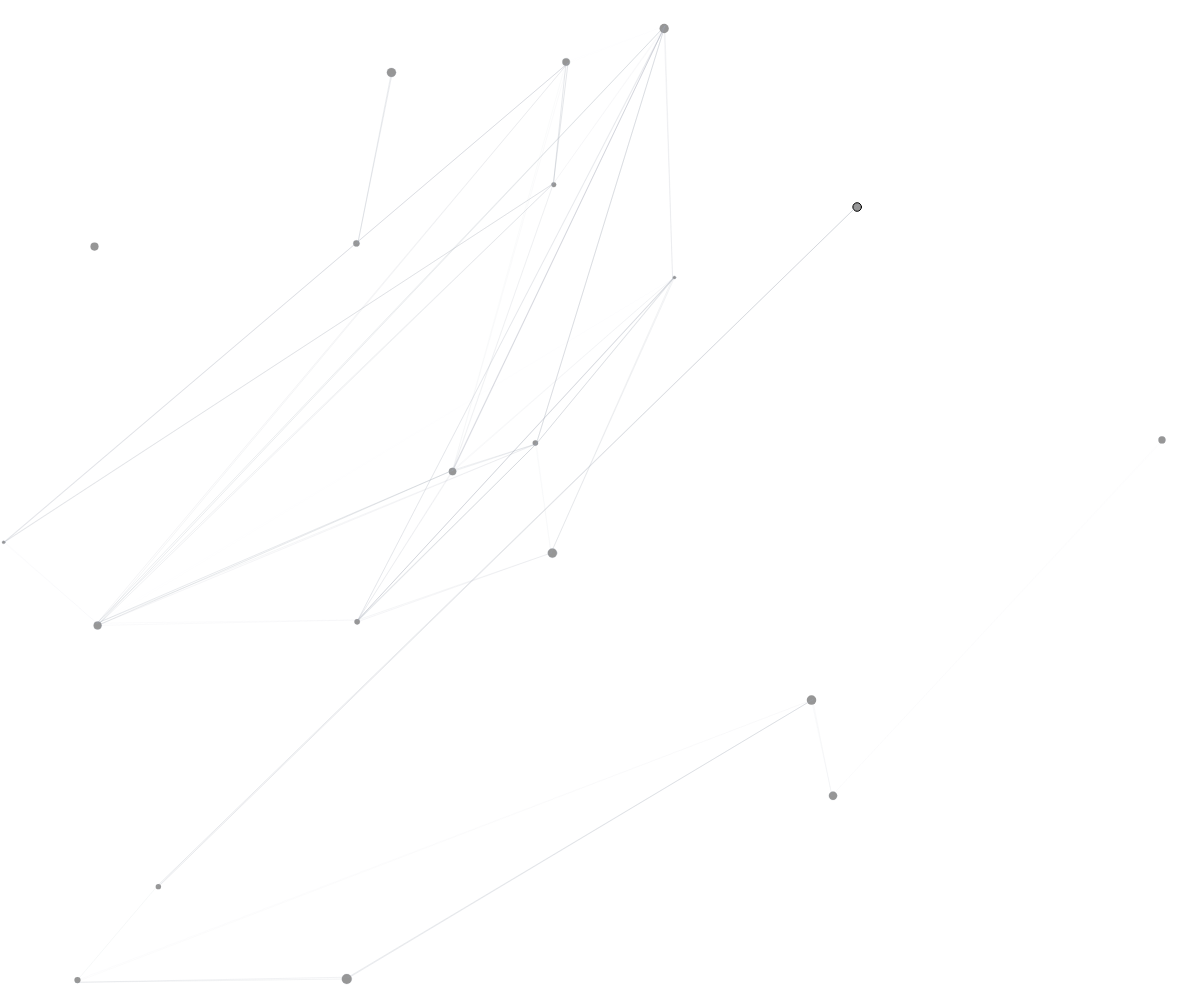
Frame 1 (no input)
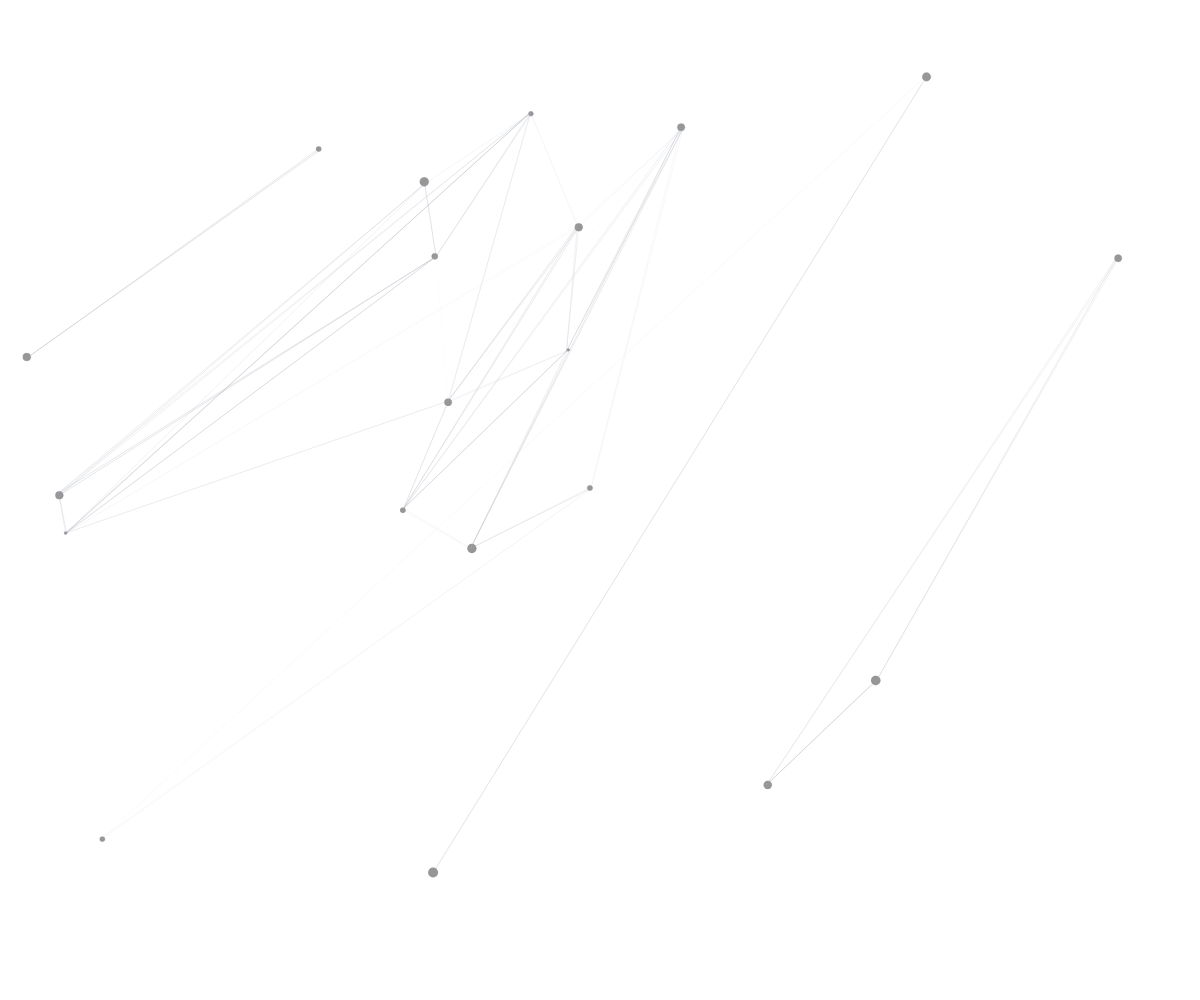
Frame 60 (no input)
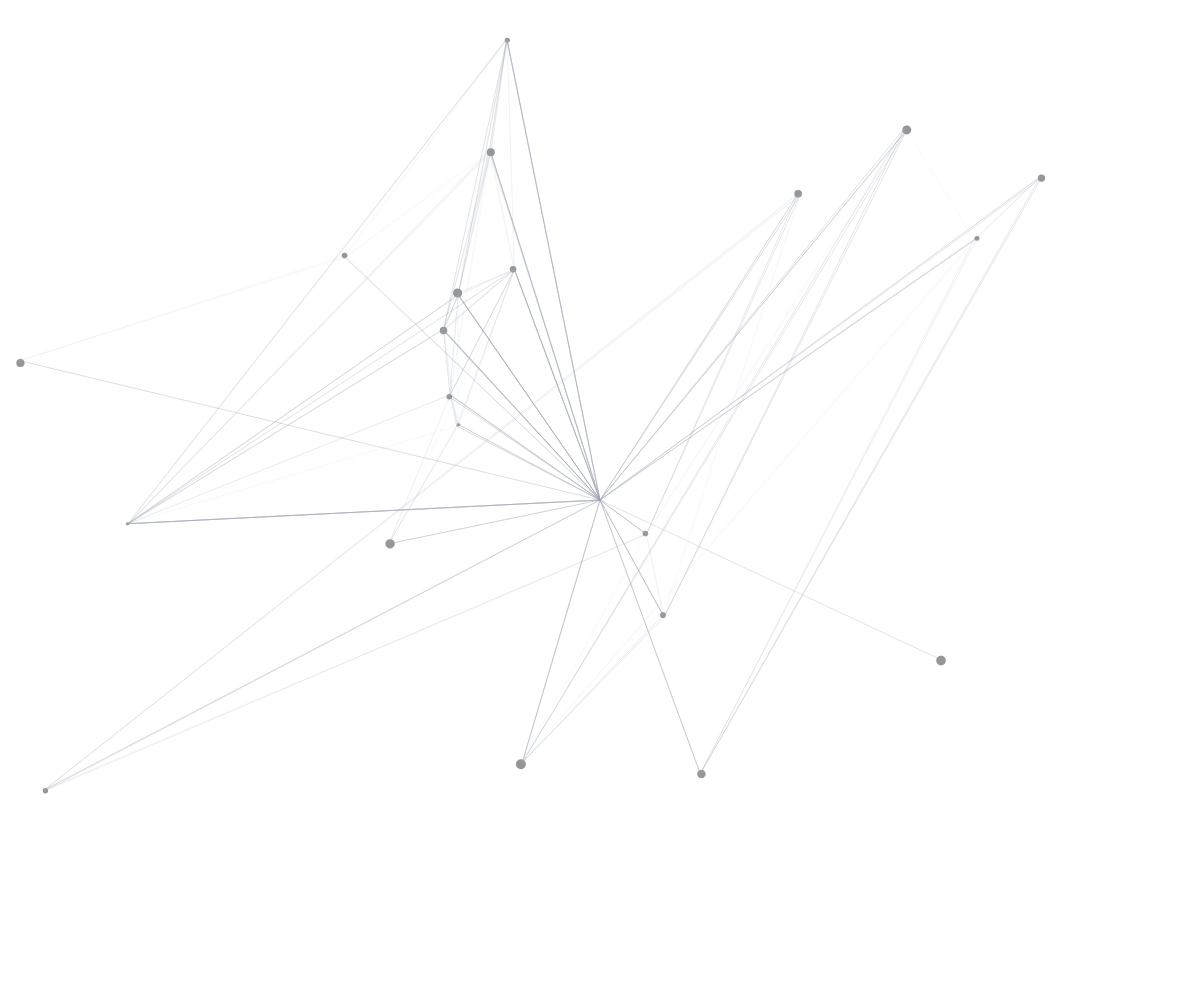
Frame 120 (the mouse pressed at the canvas centre since frame 60)

The p5.js sketch that drew these frames (run headless with seeded random() and noise() and a simulated clock; from frame 60 on, the mouse is pressed at the canvas centre):

// p5.js sketch
// ── sketch.js
let dots = [];
let n = 20;

function setup() {
  createCanvas(windowWidth, windowHeight);
  for (let x = 0; x < n; x++) {
    dots.push(new Dot(random(width), random(height), random(1, 3), random(0, 360)));
  }
}

function draw() {
  background(255);
  for (let dot of dots) {
    dot.draw();
    dot.move();
    if (dot.x > width || dot.x < 0 || dot.y > height || dot.y < 0) {
      dots.splice(dots.indexOf(dot), 1);
      dots.push(new Dot(random(width), random(height), random(1, 3), random(0, 360)));
    }

    for (let d of dots) {
      let dis1 = sqrt(d.x * d.x + d.y * d.y)
      let dis2 = sqrt(dot.x * dot.x + dot.y * dot.y)
      let dis = abs(dis1 - dis2);
      if (dis < 100) {
        stroke('rgba(157, 164, 176,'+ map(dis, 100, 0, 0, 1, true) + ')');
        strokeWeight(0.3);
        line(d.x, d.y, dot.x, dot.y);
        if (mouseX < width && mouseX > 30 && mouseY < height && mouseY > 30) {
          line(d.x, d.y, mouseX, mouseY);
        }
      }
    }
  }
}

function mousePressed() {
  dots.push(new Dot(mouseX, mouseY, random(1, 3), random(0, 360)));
}

class Dot {
  constructor(x, y, vel, angle) {
    this.x = x;
    this.y = y;
    this.vel = vel;
    this.angle = angle;
    this.size = random(3, 10);
  }

  draw() {
    fill(150, 150, 150);
    circle(this.x, this.y, this.size);
  }

  move() {
    angleMode(degrees)
    this.x += cos(this.angle) * this.vel;
    this.y += sin(this.angle) * this.vel;
  }
}
// ── style.css
html, body {
  margin: 0;
  padding: 0;
  display: flex;
  justify-content: center;
  align-content: center;
}
canvas {
  display: block;
}
